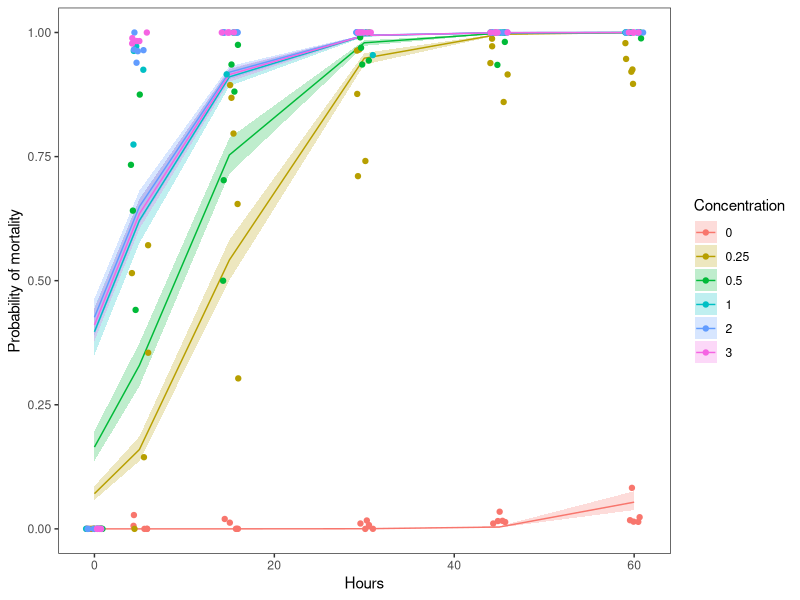

Reproduce this figure in R.
## ---- chunk 1

## ---- chunk 2
vd <- read.csv("data/veligers.csv")
## ---- chunk 3
vd$Concentration <- as.factor(vd$Concentration)
## ---- chunk 4
# Fit the model
v_mod <- glm(dead ~ Concentration + Time, family = "binomial", data = vd)
## ---- chunk 5
# Print the summary of the model
summary(v_mod)
## ---- chunk 6
# Calculate mean predicted value and SE for the predictions
# on the link scale
logit_preds <- data.frame( predict(v_mod, type = "link", se.fit = TRUE) )

# Now get lower and upper CIs
logit_preds$lwr <- logit_preds$fit + logit_preds$se.fit * qnorm(0.025)
logit_preds$upr <- logit_preds$fit + logit_preds$se.fit * qnorm(0.975)
## ---- chunk 7
invlogit <- function(x) {
  exp(x) / (1 + exp(x))
}
## ---- chunk 8
# Convert the predictions to the probability scale
real_preds <- apply(logit_preds, 2, invlogit)

# Add our predictions back to the original data
vd_preds <- data.frame(vd, real_preds)

## ---- chunk 9
library(tidyverse)

# Summarize proportion dead at time by concentration
# Use dates so we can show reps
sum_points <- vd_preds %>%
  group_by(Concentration, Time, Date) %>%
  summarize(props = sum(dead)/length(dead))

# Plot the predictions
ggplot(vd_preds, aes(x = Time, y = fit)) +
  geom_ribbon(
    aes(ymin = lwr, ymax = upr, fill = Concentration), alpha = 0.25) +
  geom_line(aes(color = Concentration)) +
  geom_jitter(
    aes(x = Time, y = props, color = Concentration), data = sum_points,
    width = 1) +
  xlab("Hours") +
  ylab("Probability of mortality") +
  theme_bw() +
  theme(panel.grid = element_blank())

